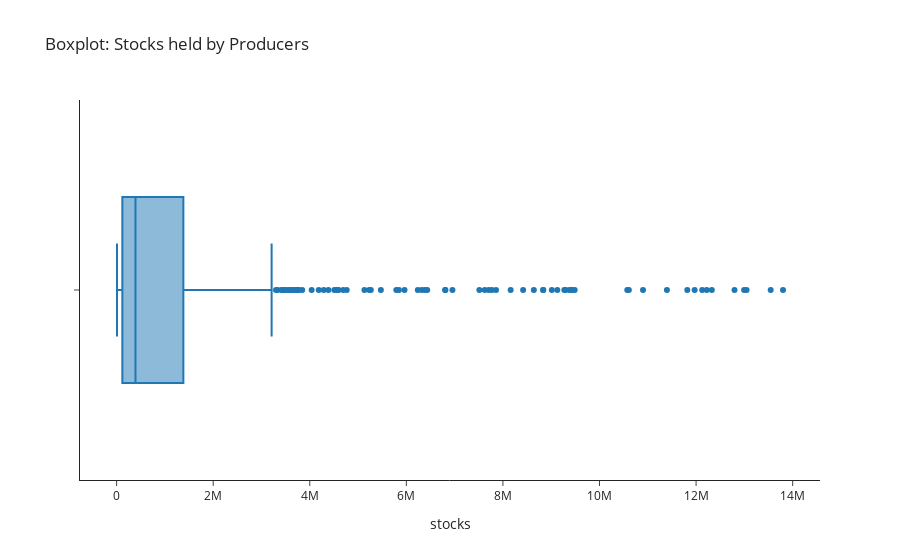

The notebook cell this image was saved under:
### Markdown cell above
## Let us look at the distribution of stocks held by producers.

### Code cell
fig = px.box(honeyprod, x = "stocks",title="Boxplot: Stocks held by Producers",template="simple_white") # 'template' helps us to set the background
fig.show()

### Figure 1 — Plotly figure (JSON) as saved in the notebook; plotly's stock layout.template omitted (floating-point values rounded to 4 significant figures; data arrays with more than 128 entries replaced by an {"elided": "..."} marker saying what was removed)
{"data": [{"alignmentgroup": "True", "hovertemplate": "stocks=%{x}<extra></extra>", "legendgroup": "", "marker": {"color": "#1F77B4"}, "name": "", "notched": false, "offsetgroup": "", "orientation": "h", "showlegend": false, "type": "box", "x": {"elided": "785 int values"}, "x0": " ", "xaxis": "x", "y0": " ", "yaxis": "y"}], "layout": {"boxmode": "group", "legend": {"tracegroupgap": 0}, "title": {"text": "Boxplot: Stocks held by Producers"}, "xaxis": {"anchor": "y", "domain": [0, 1], "title": {"text": "stocks"}}, "yaxis": {"anchor": "x", "domain": [0, 1]}}}
